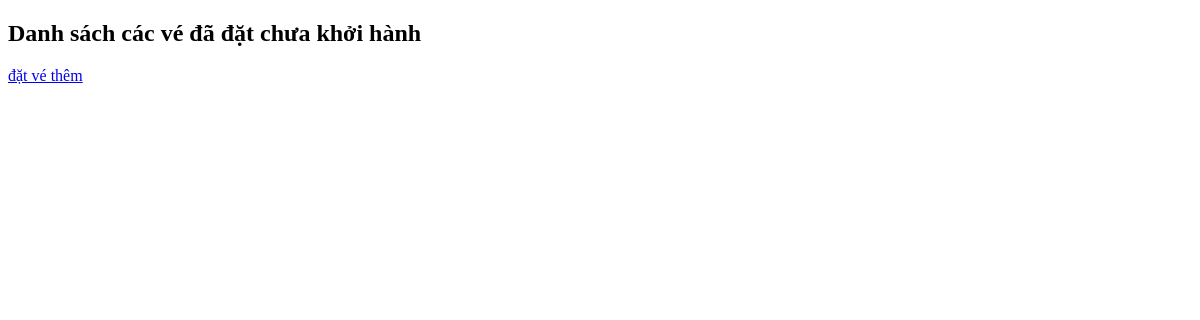
The app's page / (signed in), older data.
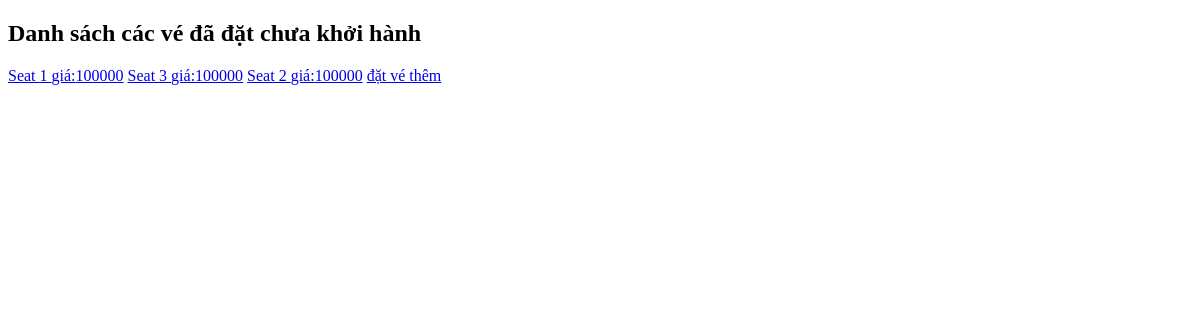
The same page, newer data.
### core/models.py (models this page shows, shortened)
class BillDetail(models.Model):
    bill = models.ForeignKey(Bill, related_name="bills", on_delete=models.CASCADE)
    ticket = models.ForeignKey(Ticket, related_name="tickets", on_delete=models.CASCADE)
    status = models.CharField(default="", max_length = 50, null=True,blank=True)

class Ticket(models.Model):
    seat = models.IntegerField(choices = SEAT_TICKET_CHOICE)
    cost = models.IntegerField(choices = COST_CHOICE, default = 100000)
    type = models.CharField(choices = TYPE_TICKET_CHOICE, max_length=1, default='N')
    schedule = models.ForeignKey(Schedule, on_delete=models.CASCADE, related_name="schedules")
    status = models.CharField(choices = STATUS_TICKET_CHOICE, default = 'F', max_length = 1)

### core/views.py (the view)
# urls.py: path('', views.index,name = 'index'),
@login_required
def index(request):
    list_bill_detail = []
    today = date.today()
    now = datetime2.now() + datetime.timedelta(hours = 2)
    current_time_txt = now.strftime("%H:%M:%S")
    current_time = datetime2.strptime(current_time_txt,"%H:%M:%S").time()
    bills = Bill.objects.filter(user = request.user)
    for bill in bills:
        bdts = BillDetail.objects.filter(bill = bill)
        for bdt in bdts:
            if bdt.ticket.schedule.start_day == today:
                if bdt.ticket.schedule.start_time > current_time:
                    list_bill_detail.append(bdt)
            elif bdt.ticket.schedule.start_day > today:
                list_bill_detail.append(bdt)
    context = {
        'list_bill_detail':list_bill_detail,
    }
    return render(request, "core/index.html",context)

### core/templates/core/index.html (shortened to what this page needs)
<!DOCTYPE html>
<html lang="en">
<head>
</head>
<body>
    <div class="display_tickets">
        {% if list_bill_detail.count != 0 %}
        <h2>Danh sách các vé đã đặt chưa khởi hành</h2>
        {% for bill_detail in list_bill_detail %}
            <a href="{% url 'ticket_detail' bill_detail.id %}">{{bill_detail.ticket.get_seat_display}} giá:{{bill_detail.ticket.cost}}</a>
        {% endfor %}
        <a href="{% url 'datve' %}">đặt vé thêm</a>
        {% else %}
        <h2>Bạn chưa đặt vé nào</h2>
        <a href="{% url 'datve' %}">đặt ngay</a>
        {% endif %}
    </div>
</body>
</html>

Row changes from the older to the newer data that the page shows:
added BillDetail: ticket.seat "Seat 1", ticket.cost "100000"
added BillDetail: ticket.seat "Seat 3", ticket.cost "100000"
added BillDetail: ticket.seat "Seat 2", ticket.cost "100000"
